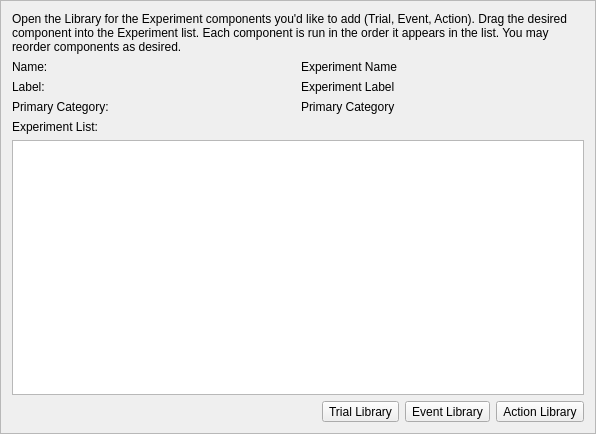
<?xml version="1.0" encoding="UTF-8"?>
<ui version="4.0">
 <class>builderFrame</class>
 <widget class="QFrame" name="builderFrame">
  <property name="geometry">
   <rect>
    <x>0</x>
    <y>0</y>
    <width>596</width>
    <height>434</height>
   </rect>
  </property>
  <property name="windowTitle">
   <string>Frame</string>
  </property>
  <property name="frameShape">
   <enum>QFrame::StyledPanel</enum>
  </property>
  <property name="frameShadow">
   <enum>QFrame::Raised</enum>
  </property>
  <layout class="QVBoxLayout" name="verticalLayout_2">
   <item>
    <widget class="QLabel" name="label">
     <property name="text">
      <string>Open the Library for the Experiment components you'd like to add (Trial, Event, Action). Drag the desired component into the Experiment list. Each component is run in the order it appears in the list. You may reorder components as desired.</string>
     </property>
     <property name="wordWrap">
      <bool>true</bool>
     </property>
     <property name="margin">
      <number>5</number>
     </property>
    </widget>
   </item>
   <item>
    <layout class="QHBoxLayout" name="horizontalLayout">
     <item>
      <widget class="QLabel" name="nameLabel">
       <property name="toolTip">
        <string>The name of the event as it appears in viewers and the 
Experiment Wizard.</string>
       </property>
       <property name="text">
        <string>Name:</string>
       </property>
      </widget>
     </item>
     <item>
      <widget class="QLabel" name="name">
       <property name="text">
        <string>Experiment Name</string>
       </property>
      </widget>
     </item>
    </layout>
   </item>
   <item>
    <layout class="QHBoxLayout" name="horizontalLayout_2">
     <item>
      <widget class="QLabel" name="labelLabel">
       <property name="toolTip">
        <string>A short description of the event. 255 characters maximum.</string>
       </property>
       <property name="text">
        <string>Label:</string>
       </property>
      </widget>
     </item>
     <item>
      <widget class="QLabel" name="experimentLabel">
       <property name="text">
        <string>Experiment Label</string>
       </property>
      </widget>
     </item>
    </layout>
   </item>
   <item>
    <layout class="QHBoxLayout" name="horizontalLayout_3">
     <item>
      <widget class="QLabel" name="categoryLabel">
       <property name="toolTip">
        <string>You must select a Primary Category for your Event. The Primary 
Category is used to organize Events in the Event library. 
Additional categories can be added at a later. If you wish to 
create a new category, select &quot;New Category...&quot; and enter your 
new category name in the text box that appears.</string>
       </property>
       <property name="text">
        <string>Primary Category: </string>
       </property>
      </widget>
     </item>
     <item>
      <widget class="QLabel" name="primaryCategory">
       <property name="text">
        <string>Primary Category</string>
       </property>
      </widget>
     </item>
    </layout>
   </item>
   <item>
    <layout class="QVBoxLayout" name="verticalLayout">
     <item>
      <widget class="QLabel" name="experimentListLabel">
       <property name="text">
        <string>Experiment List:</string>
       </property>
      </widget>
     </item>
     <item>
      <widget class="QListView" name="experimentListView"/>
     </item>
    </layout>
   </item>
   <item>
    <layout class="QHBoxLayout" name="horizontalLayout_4">
     <item>
      <spacer name="horizontalSpacer">
       <property name="orientation">
        <enum>Qt::Horizontal</enum>
       </property>
       <property name="sizeHint" stdset="0">
        <size>
         <width>40</width>
         <height>20</height>
        </size>
       </property>
      </spacer>
     </item>
     <item>
      <widget class="QToolButton" name="trialLibraryToolButton">
       <property name="text">
        <string>Trial Library</string>
       </property>
      </widget>
     </item>
     <item>
      <widget class="QToolButton" name="eventLibraryToolButton">
       <property name="text">
        <string>Event Library</string>
       </property>
      </widget>
     </item>
     <item>
      <widget class="QToolButton" name="actionLibraryToolButton">
       <property name="text">
        <string>Action Library</string>
       </property>
      </widget>
     </item>
    </layout>
   </item>
  </layout>
 </widget>
 <resources/>
 <connections/>
</ui>
